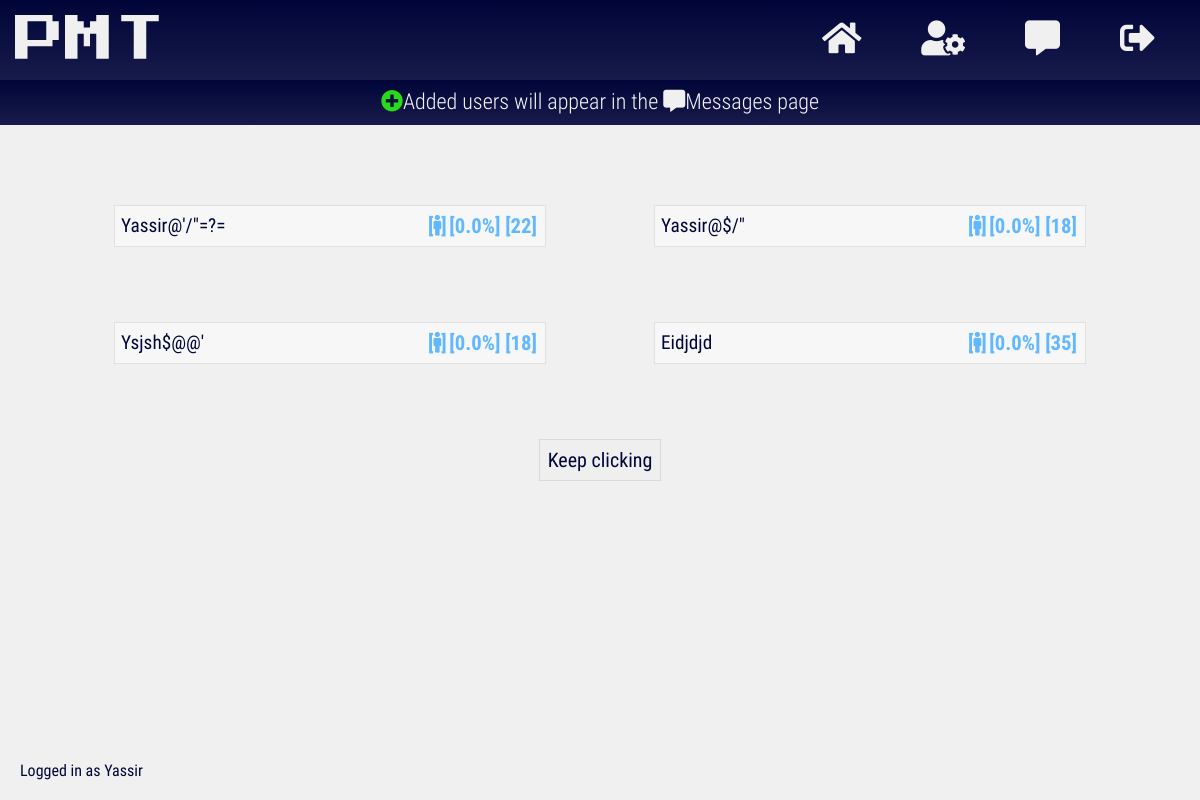
The page / (signed in) on the database its author committed.
### app/models.py (models this page shows, shortened)
class User(db.Model, UserMixin):
    __tablename__ = 'users'
    id = db.Column(db.Integer(), primary_key=True)
    username = db.Column(db.String(length=20), nullable=False, unique=True)
    email = db.Column(db.String(length=50), nullable=False, unique=True)
    password_hash = db.Column(db.String(length=60), nullable=False)
    age = db.Column(db.Integer(), nullable=False)
    gender = db.Column(db.String(length=6), nullable=False)
    assumptions = db.relationship('Assumption', secondary=users_to_assumptions,
    backref=db.backref('users', lazy=True), lazy=True)
    added_users = db.relationship('User', secondary=users_to_users,
                  primaryjoin=(users_to_users.c.added_id == id),
                  secondaryjoin=(users_to_users.c.adder_id == id),
                  backref=db.backref('adder_users', lazy=True), lazy=True)
    messages_to_be_received = db.relationship('Message', backref='receiver',
    lazy=True)
    @property
    def password(self):
        return self.password

### app/routes.py (the view)
@app.route('/')
@login_required
def home_page():
    users = User.query.limit(25)
    return render_template('home.html', users=users,
    calculate_compatibility=calculate_compatibility)

### app/helpers.py (called while the page is built)
def calculate_compatibility(userid):
    commons = 0
    user = User.query.filter_by(id=userid).first()
    user_length = len(user.assumptions)
    main_length = len(current_user.assumptions)
    for assumption in current_user.assumptions:
        if assumption in user.assumptions:
            commons += 1
    if main_length > user_length:
        return round((commons/main_length) * 100, 2)
    elif user_length > main_length:
        return round((commons/user_length) * 100, 2)
    elif user_length == 0 or main_length == 0:
        return round(0, 2)
    else:
        return round((commons/main_length) * 100, 2)

### user_loader/__init__.py (called while the page is built)
@login_manager.user_loader
def load_user(user_id):
    return User.query.get(int(user_id))

### app/templates/home.html (shortened to what this page needs)
{% extends 'uniform/base.html' %}
{% block css_files %}
<link rel="stylesheet" href="{{ url_for('static',
filename='css/minified/home.css') }}">
{% endblock %}
{% block content %}
<div class="help-text">
  <i class="fas fa-plus-circle"></i>Added users will appear in the
  <i class="fas fa-comment-alt"></i>Messages page
</div>
<ul id="list_of_users">
  {% for user in users %}
  {% if user not in current_user.added_users and user.id != current_user.id %}
  <div class="list-item-wrapper" USER_ID="{{ user.id }}">
    <li>
      <span class="username">{{ user.username }}</span>
      <span class="meta-data">
        <span class="gender {{ user.gender }}">
        [<i class="fas fa-{{ user.gender }}" name="gender"></i>]</span>
        <span class="compatibility">[{{ calculate_compatibility(user.id) }}%]
        </span>
        <span class="age">[{{ user.age }}]</span>
      </span>
    </li>
  </div>
  {% endif %}
  {% endfor %}
</ul>
<button type="button" name="load more" id="load_more">Keep clicking</button>
{% endblock %}
{% block footer %}
Logged in as {{ current_user.username }}
{% endblock %}

### app/static/css/uniform/minified/base.css (style rules this page uses)
* { box-sizing:border-box;margin:0 }
body { background:#f0f0f0 }
button,header { -webkit-touch-callout:none;-webkit-user-select:none;-khtml-user-select:none;-moz-user-select:none;-ms-user-select:none;user-select:none }

### app/static/css/minified/home.css (style rules this page uses)
ul { padding:0;margin:80px auto 0 auto;width:90%;display:flex;flex-wrap:wrap }
.list-item-wrapper { flex-basis:100%;position:relative;margin-bottom:75px }
li { border:1px solid rgba(0,0,0,.09);display:flex;justify-content:space-between;flex-wrap:wrap;font-family:sans-serif;background:#f7f7f7;padding:3px;font-size:25px }
.meta-data { order:1;padding:5px;color:#61b8ff;font-size:.44em;align-self:center;font-family:roboto-bold,sans-serif;-webkit-touch-callout:none;-webkit-user-select:none;-khtml-user-select:none;-moz-user-select:none;-ms-user-select:none;user-select:none }
.username { font-family:roboto-regular,sans-serif;align-self:center;padding:3px;color:#000438;font-size:.77em }
.age,.compatibility,.gender { font-size:1.8em }
button#load_more { padding:8px;color:#000438;border:1px solid rgba(0,0,0,.09);font-family:roboto-regular;font-size:20px;display:block;margin:0 auto 70px auto;cursor:pointer }
div.help-text { margin:0 auto 0 auto;padding:8px;text-align:center;font-family:roboto-light;font-size:25px;color:#f7f7f7;line-height:1.3em;background:linear-gradient(to bottom,#000438,rgba(0,4,56,.9)) }
div>i.fa-plus-circle { color:#27db1a }
div>i.fa-comment-alt { color:#f0f0f0 }
@media (min-width:769px) { div.help-text { font-size:22px } }
@media (min-width:769px) { ul { justify-content:space-between } }
@media (min-width:769px) { li { transition:box-shadow 250ms ease } }
@media (min-width:769px) { ul { justify-content:space-around } }
@media (min-width:769px) { .list-item-wrapper { flex-basis:40% } }
@media (min-width:769px) { .meta-data { font-size:.46em } }

### rows shown on the page
User: username "Yassir@'/\"=?=", calculate_compatibility "0.0", age "22"
User: username "Yassir@$/\"", calculate_compatibility "0.0", age "18"
User: username "Ysjsh$@@'", calculate_compatibility "0.0", age "18"
User: username "Eidjdjd", calculate_compatibility "0.0", age "35"
User: username "Yassir"
